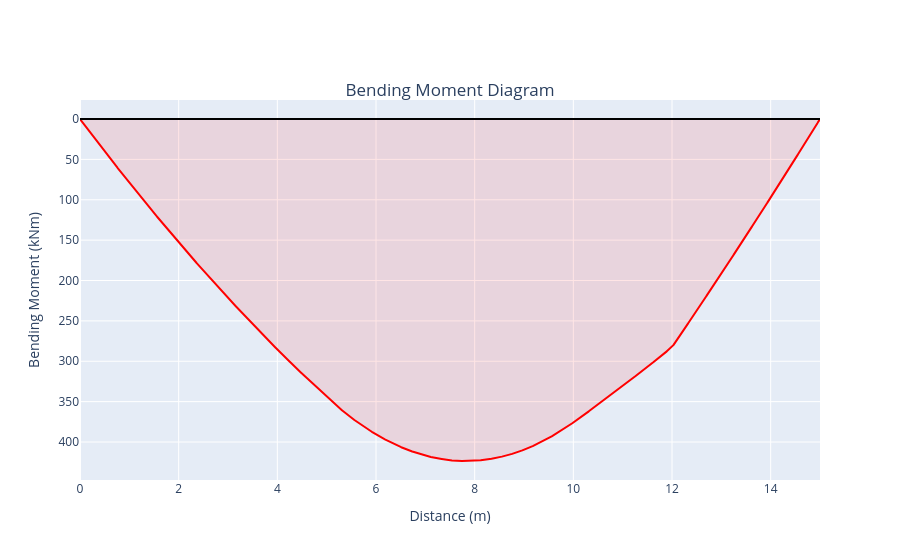

The cell this chart's notebook holds for it:
### Code cell
# Define the layout object
layout = go.Layout(
        title = {

            # Set the title
            'text': 'Bending Moment Diagram', 

            # locate the title 85% of the way vertically from the bottom
            'y': 0.85,

            # Locate the title 50% of the way horizontally
            'x': 0.5,

            'xanchor': 'center',

            'yanchor': 'top'
        
        },
    
        yaxis = dict(

            # Set the y axis heading
            title = 'Bending Moment (kNm)',

            # Optionally flip the vertical axis
            autorange = 'reversed'
        ),
    
        xaxis = dict(

            # Set the x axis heading
            title = 'Distance (m)', 

            # Optionally extend the plot to the left and right
            # range = [1, span+1]
        ),

        # Turn off the legend
        showlegend = False,
)

# Define the line that will be show the shear force values
line = go.Scatter(
    x = X,
    y = sum(bendingMoment),
    mode = 'lines',
    name = 'Bending Moment',
    fill = 'tonexty',
    fillcolor = 'rgba(255,0,0,0.1)',
    line_color = 'red'
)

# Define a line to show the x axis 
axis = go.Scatter(
    x = [0, span],
    y = [0, 0],
    mode = 'lines',
    line_color = 'black'
)

# Generate the figure 
fig = go.Figure(data = [line, axis], layout = layout)
py.offline.iplot(fig)

### Figure 1 — Plotly figure (JSON) as saved in the notebook; plotly's stock layout.template omitted (floating-point values rounded to 4 significant figures; data arrays with more than 128 entries replaced by an {"elided": "..."} marker saying what was removed)
{"data": [{"fill": "tonexty", "fillcolor": "rgba(255,0,0,0.1)", "line": {"color": "red"}, "mode": "lines", "name": "Bending Moment", "type": "scatter", "x": {"elided": "10001 float values"}, "y": {"elided": "10001 float values"}}, {"line": {"color": "black"}, "mode": "lines", "type": "scatter", "x": [0, 15], "y": [0, 0]}], "layout": {"showlegend": false, "title": {"text": "Bending Moment Diagram", "x": 0.5, "xanchor": "center", "y": 0.85, "yanchor": "top"}, "xaxis": {"title": {"text": "Distance (m)"}}, "yaxis": {"autorange": "reversed", "title": {"text": "Bending Moment (kNm)"}}}}
